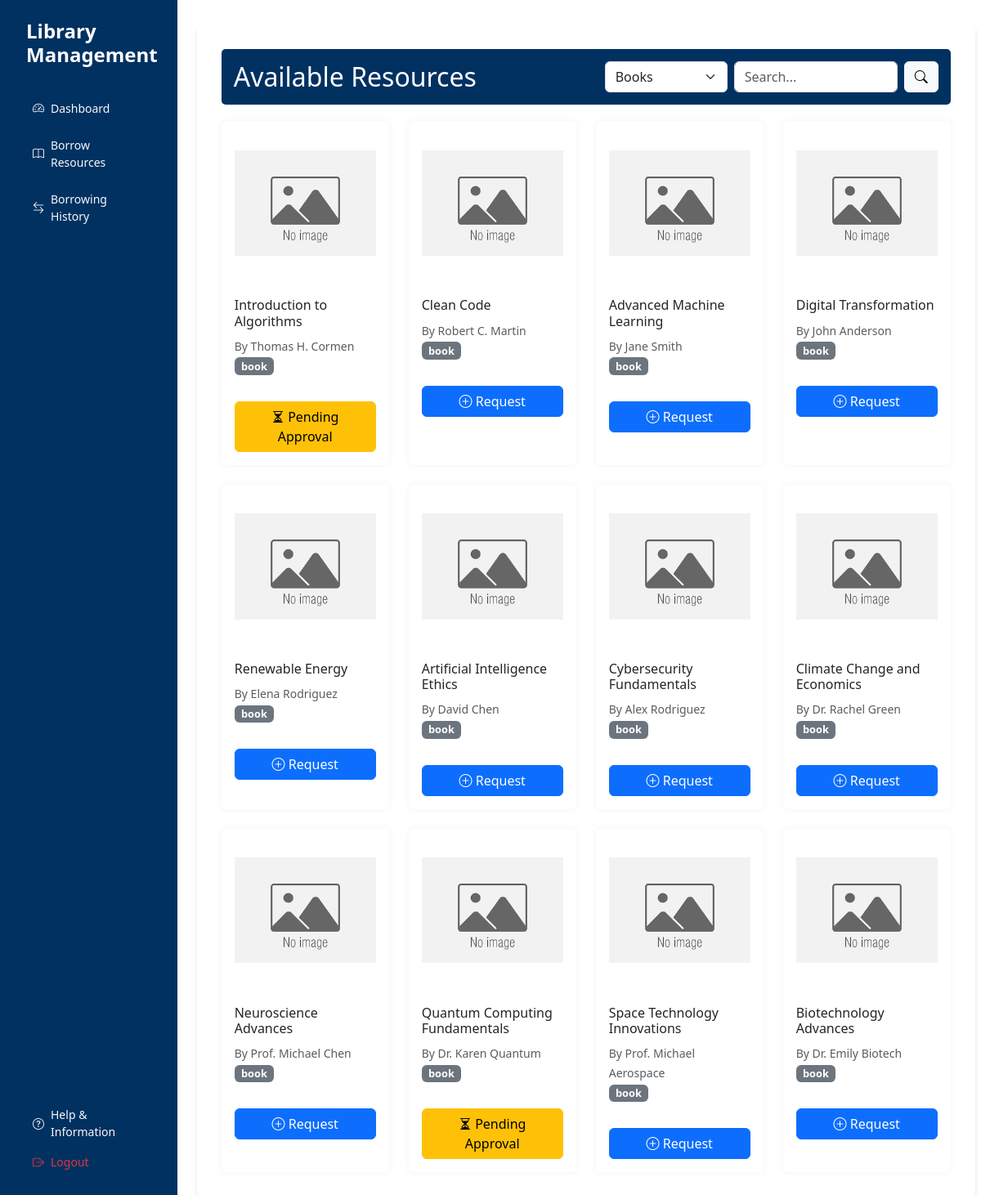
/interface/borrow-resources.php (signed in), run on the app's committed database.
### tables this page shows
CREATE TABLE `books` (
  `book_id` int(11) NOT NULL,
  `resource_id` int(11) NOT NULL,
  `author` varchar(100) NOT NULL,
  `isbn` varchar(13) NOT NULL,
  `publisher` varchar(100) NOT NULL,
  `edition` varchar(20) DEFAULT NULL,
  `publication_date` date DEFAULT NULL
);

CREATE TABLE `library_resources` (
  `resource_id` int(11) NOT NULL,
  `title` varchar(255) NOT NULL,
  `accession_number` varchar(20) NOT NULL,
  `category` enum('book','periodical','media') NOT NULL,
  `status` enum('available','borrowed','maintenance') DEFAULT 'available',
  `created_at` timestamp NOT NULL DEFAULT current_timestamp(),
  `updated_at` timestamp NOT NULL DEFAULT current_timestamp() ON UPDATE current_timestamp(),
  `cover_image` varchar(255) DEFAULT NULL
);

### controller/BorrowingController.php (called while the page is built, shortened)
<?php
require_once '../config/Database.php';
class BorrowingController {
    private $conn;
    public function __construct() {
        $database = new Database();
        $this->conn = $database->getConnection();
    }
    public function getAvailableAndPendingBooks($userId) {
        try {
            $query = "SELECT DISTINCT lr.*, bb.*,
                      CASE WHEN b.status = 'pending' AND b.user_id = :user_id THEN 1 ELSE 0 END as pending
                      FROM library_resources lr
                      LEFT JOIN books bb ON lr.resource_id = bb.resource_id
                      LEFT JOIN (
                          SELECT resource_id, status, user_id
                          FROM borrowings
                          WHERE user_id = :user_id AND status = 'pending'
                      ) b ON lr.resource_id = b.resource_id
                      WHERE lr.category = 'book'
                      AND (lr.status = 'available'
                          OR (b.status = 'pending' AND b.user_id = :user_id))
                      GROUP BY lr.resource_id";
            $stmt = $this->conn->prepare($query);
            $stmt->bindParam(':user_id', $userId);
            $stmt->execute();
            return $stmt->fetchAll(PDO::FETCH_ASSOC);
        } catch (PDOException $e) {
            error_log("Get available and pending books error: " . $e->getMessage());
            return [];
        }
    }
}

### config/Database.php (called while the page is built, shortened)
<?php
class Database {
    private $host = "localhost";
    private $port = "3306";
    private $db_name = "library";
    private $username = "root";
    private $password = "";
    public function getConnection() {
        $this->conn = null;
        try {
            $this->conn = new PDO(
                "mysql:host=" . $this->host . ";port=" . $this->port . ";dbname=" . $this->db_name,
                $this->username,
                $this->password
            );
            $this->conn->setAttribute(PDO::ATTR_ERRMODE, PDO::ERRMODE_EXCEPTION);
        } catch(PDOException $e) {
            echo "Connection Error: " . $e->getMessage();
        }
        return $this->conn;
    }
}

### interface/borrow-resources.php (the view, shortened to what this page needs)
<?php
require_once '../controller/BorrowingController.php';
$borrowingController = new BorrowingController();
$resourceType = isset($_GET['type']) ? $_GET['type'] : 'books';
switch ($resourceType) {
    default:
        $availableResources = $borrowingController->getAvailableAndPendingBooks($_SESSION['user_id']);
}
$searchTerm = isset($_GET['search']) ? strtolower(trim($_GET['search'])) : '';
?>
<!DOCTYPE html>
<html lang="en">
<head>
    <link href="https://cdn.jsdelivr.net/npm/bootstrap@5.3.0/dist/css/bootstrap.min.css" rel="stylesheet">
    <link href="https://cdn.jsdelivr.net/npm/bootstrap-icons@1.10.0/font/bootstrap-icons.css" rel="stylesheet">
    <link href="assets/css/resources.css" rel="stylesheet">
    <link href="assets/css/custom.css" rel="stylesheet">
</head>
<body>
    <div class="d-flex">
        <?php include 'includes/sidebarModal.php'; ?>
        <main class="col-md-9 ms-sm-auto col-lg-10 px-md-4">
            <div class="borrowing-monitoring-container">
                <div class="page-header d-flex justify-content-between align-items-center">
                    <h2 class="mb-0">Available Resources</h2>
                    <div class="d-flex align-items-center">
                        <form method="GET" class="d-flex" id="resourceForm">
                            <select name="type" class="form-select me-2" style="width: 150px;" onchange="this.form.submit()">
                                <option value="books" <?php echo $resourceType == 'books' ? 'selected' : ''; ?>>Books</option>  ``  Q`1 aQ!~
                            </select>
                            <input type="text" name="search" class="form-control me-2" placeholder="Search..."
                                   value="<?php echo htmlspecialchars($searchTerm); ?>"
                                   style="width: 200px;">
                            <button type="submit" class="btn btn-light">
                                <i class="bi bi-search"></i>
                            </button>
                        </form>
                    </div>
                </div>
                <div class="row row-cols-1 row-cols-md-3 row-cols-lg-4 g-4">
                    <?php foreach ($availableResources as $resource): ?>
                    <div class="col">
                        <div class="card h-100">
                            <div class="card-content cursor-pointer" onclick="showResourceDetails(<?php echo htmlspecialchars(json_encode($resource)); ?>)">
                                <div class="card-img-top text-center p-3" style="height: 200px;">
                                    <?php if (!empty($resource['cover_image'])): ?>
                                        <img src="../<?php echo htmlspecialchars($resource['cover_image']); ?>"
                                             alt="Cover"
                                             class="h-100"
                                             style="object-fit: contain;"
                                             onerror="this.onerror=null; this.src='assets/images/default.png';">
                                    <?php else: ?>
                                        <img src="assets/images/default.png"
                                             alt="Default Cover"
                                             class="h-100"
                                             style="object-fit: contain;">
                                    <?php endif; ?>
                                </div>
                                <div class="card-body">
                                    <h6 class="card-title"><?php echo htmlspecialchars($resource['title']); ?></h6>
                                    <p class="card-text">
                                        <?php if (isset($resource['author'])): ?>
                                            <small class="text-muted">By <?php echo htmlspecialchars($resource['author']); ?></small><br>
                                        <?php endif; ?>
                                        <span class="badge bg-secondary"><?php echo htmlspecialchars($resource['category']); ?></span>
                                    </p>
                                </div>
                            </div>
                            <div class="card-footer bg-transparent border-0 p-3">
                                <?php if (isset($resource['pending']) && $resource['pending']): ?>
                                    <button class="btn btn-warning w-100" disabled>
                                        <i class="bi bi-hourglass-split"></i> Pending Approval
                                    </button>
                                <?php else: ?>
                                    <form method="POST" class="d-inline">
                                        <button type="submit" class="btn btn-primary w-100">
                                            <i class="bi bi-plus-circle"></i> Request
                                        </button>
                                    </form>
                                <?php endif; ?>
                            </div>
                        </div>
                    </div>
                    <?php endforeach; ?>
                </div>
            </div>
        </main>
    </div>
</body>
</html>

### interface/includes/sidebarModal.php (shortened to what this page needs)
<div class="sidebar shadow-sm" style="min-height: 100vh; width: 250px;">
    <div class="p-4 d-flex flex-column h-100">
        <div class="d-flex align-items-center mb-4">
            <h4 class="text-white ms-2 fw-bold">Library Management</h4>
        </div>
        <nav class="nav-menu flex-grow-1">
            <ul class="nav flex-column gap-2">
                <li class="nav-item">
                    <a class="nav-link d-flex align-items-center gap-2 text-light rounded py-2 px-3" href="dashboard.php">
                        <i class="bi bi-speedometer2"></i>
                        <span>Dashboard</span>
                    </a>
                </li>
                <?php if ($_SESSION['role'] === 'student' || $_SESSION['role'] === 'faculty'): ?>
                <li class="nav-item">
                    <a class="nav-link d-flex align-items-center gap-2 text-light rounded py-2 px-3" href="borrow-resources.php">
                        <i class="bi bi-book"></i>
                        <span>Borrow Resources</span>
                    </a>
                </li>
                <?php endif; ?>
                <?php if ($_SESSION['role'] === 'student' || $_SESSION['role'] === 'faculty'): ?>
                <li class="nav-item">
                    <a class="nav-link d-flex align-items-center gap-2 text-light rounded py-2 px-3" href="borrowing_history.php">
                        <i class="bi bi-arrow-left-right"></i>
                        <span>Borrowing History</span>
                    </a>
                </li>
                <?php endif; ?>
            </ul>
        </nav>
        <div class="mt-auto">
            <?php if ($_SESSION['role'] === 'student' || $_SESSION['role'] === 'faculty' || $_SESSION['role'] === 'staff'): ?>
            <a class="nav-link d-flex align-items-center gap-2 text-light rounded py-2 px-3" href="help-information.php">
                <i class="bi bi-question-circle"></i>
                <span>Help & Information</span>
            </a>
            <?php endif; ?>
            <a class="nav-link d-flex align-items-center gap-2 text-danger rounded py-2 px-3" href="logout.php">
                <i class="bi bi-box-arrow-right"></i>
                <span>Logout</span>
            </a>
        </div>
    </div>
</div>

### interface/assets/css/resources.css (style rules this page uses)
.card { transition: transform 0.2s; border: 1px solid rgba(0,0,0,0.1); }
.card-img-top img { max-width: 100%; height: auto; }
.badge { font-size: 0.8em; }
.cursor-pointer { cursor: pointer; }

### interface/assets/css/custom.css (style rules this page uses)
.borrowing-monitoring-container { background-color: white; border-radius: 8px; box-shadow: 0 4px 6px rgba(0,0,0,0.1); padding: 30px; margin-top: 30px; }
.page-header { background-color: #003161; color: white; padding: 15px; border-radius: 5px; margin-bottom: 20px; }
body { font-size: 16px; line-height: 1.5; -webkit-text-size-adjust: none; }
.btn-warning:disabled { opacity: 1; cursor: not-allowed; }

### interface/includes/sidebarModal.php (style rules this page uses)
.sidebar { background-color: #003161; width: 250px; display: flex; flex-direction: column; min-height: 100vh; }
.nav-menu { display: flex; flex-direction: column; height: 100%; }
.nav-menu .nav { display: flex; flex-direction: column; height: 100%; }
.nav-link { display: flex; align-items: center; gap: 10px; color: #a0aec0; text-decoration: none; font-size: 14px; transition: background 0.3s, color 0.3s; }
.card { border: none; box-shadow: 0 0 10px rgba(0, 0, 0, 0.05); transition: transform 0.2s; }

### data on the page
books: resource.title "Introduction to Algorithms", author "Thomas H. Cormen", resource.category "book", shows "Pending Approval"
books: resource.title "Clean Code", author "Robert C. Martin", resource.category "book"
books: resource.title "Advanced Machine Learning", author "Jane Smith", resource.category "book"
books: resource.title "Digital Transformation", author "John Anderson", resource.category "book"
books: resource.title "Renewable Energy", author "Elena Rodriguez", resource.category "book"
books: resource.title "Artificial Intelligence Ethics", author "David Chen", resource.category "book"
books: resource.title "Cybersecurity Fundamentals", author "Alex Rodriguez", resource.category "book"
books: resource.title "Climate Change and Economics", author "Dr. Rachel Green", resource.category "book"
books: resource.title "Neuroscience Advances", author "Prof. Michael Chen", resource.category "book"
books: resource.title "Quantum Computing Fundamentals", author "Dr. Karen Quantum", resource.category "book", shows "Pending Approval"
books: resource.title "Space Technology Innovations", author "Prof. Michael Aerospace", resource.category "book"
books: resource.title "Biotechnology Advances", author "Dr. Emily Biotech", resource.category "book"
